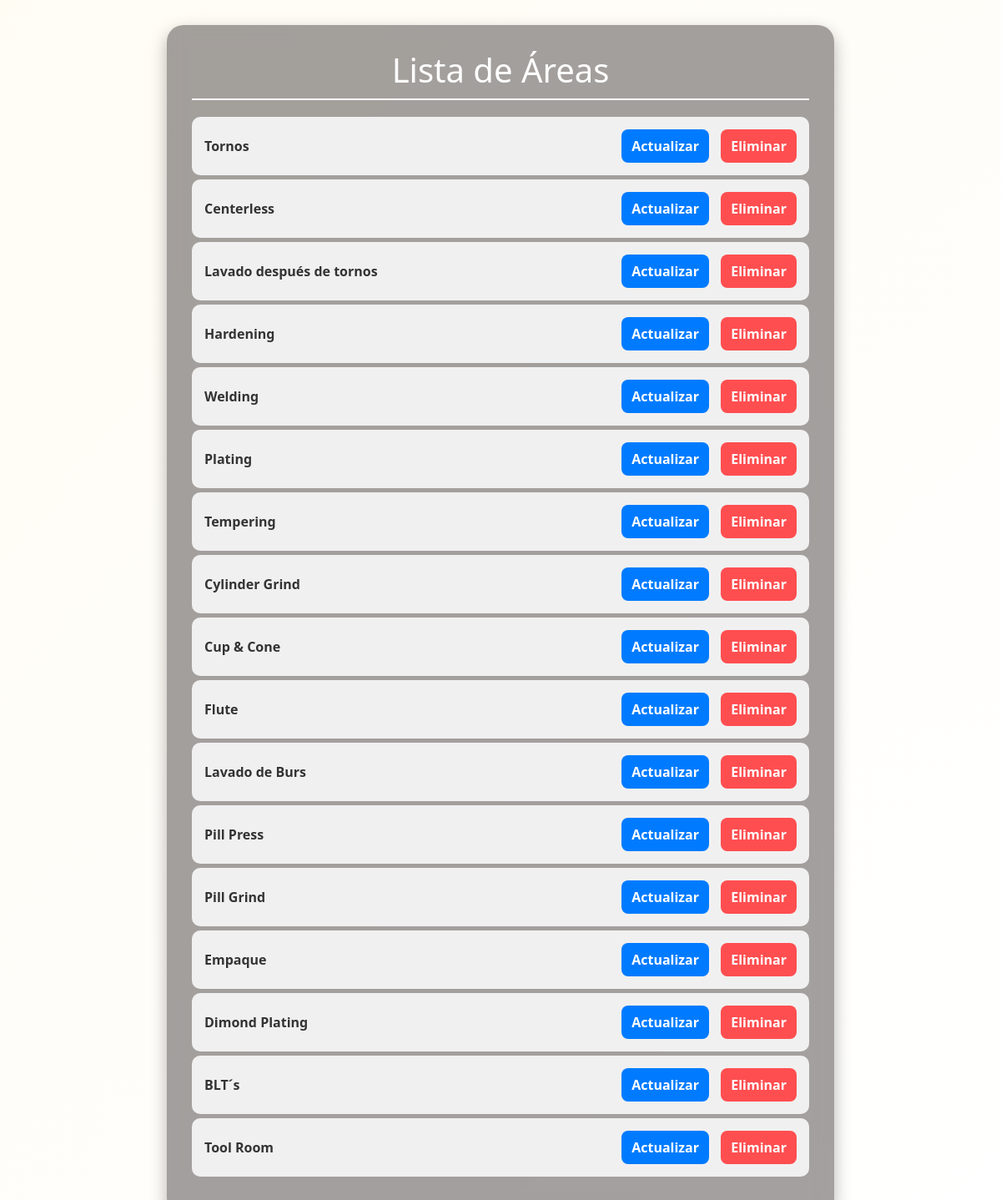
Page /mantenimiento/areas-list/ on the committed database.
### mantenimiento/models.py (models this page shows, shortened)
class Area(models.Model):
    nombreArea = models.CharField(max_length=100)

### mantenimiento/views.py (the view)
# urls.py: path('areas-list/', views.AreasList.as_view(), name='areasList'),
class AreasList(ListView):
    model = Area
    template_name = 'areas_list.html'
    context_object_name = 'areas'

### mantenimiento/templates/areas_list.html (shortened to what this page needs)
<!DOCTYPE html>
<html lang="es">
<head>
    <link rel="stylesheet" href="https://cdn.jsdelivr.net/npm/bootstrap@5.3.0/dist/css/bootstrap.min.css">
</head>
<body>
    <div class="container">
        <h1>Lista de Áreas</h1>
        {% if areas %}
            <ul>
                {% for area in areas %}
                    <li>
                        {{ area.nombreArea }}
                        <div>
                            <a href="{% url 'editArea' area.id %}" class="btn btn-update">Actualizar</a>
                            <a href="{% url 'area_delete' area.id %}" class="btn btn-delete">Eliminar</a>
                        </div>
                    </li>
                {% endfor %}
            </ul>
        {% else %}
            <p>No hay áreas registradas.</p>
        {% endif %}
    </div>
</body>
</html>

### mantenimiento/templates/areas_list.html (style rules this page uses)
body { background: linear-gradient(135deg,rgb(255, 252, 244),rgb(255, 255, 255)); font-family: 'Segoe UI', sans-serif; color: #fff; padding: 30px; }
.container { background: rgba(69, 61, 61, 0.49); backdrop-filter: blur(10px); border-radius: 20px; padding: 30px; max-width: 800px; margin: auto; box-shadow: 0 8px 20px rgba(0, 0, 0, 0.3); text-align: center; }
h1 { margin-bottom: 20px; border-bottom: 2px solid #fff; padding-bottom: 10px; }
ul { list-style: none; padding: 0; }
li { background: rgba(255, 255, 255, 0.85); color: #333; padding: 10px; border-radius: 10px; margin: 5px 0; font-weight: bold; display: flex; justify-content: space-between; align-items: center; padding: 15px; }
.btn { padding: 8px 12px; border-radius: 8px; border: none; font-weight: bold; transition: background-color 0.3s ease; color: #fff; margin-left: 10px; }
.btn-update { background-color: #007bff; }
.btn-delete { background-color: #ff4e50; }

### rows in the picture
Area: nombreArea "Tornos"
Area: nombreArea "Centerless"
Area: nombreArea "Lavado después de tornos"
Area: nombreArea "Hardening"
Area: nombreArea "Welding"
Area: nombreArea "Plating"
Area: nombreArea "Tempering"
Area: nombreArea "Cylinder Grind"
Area: nombreArea "Cup & Cone"
Area: nombreArea "Flute"
Area: nombreArea "Lavado de Burs"
Area: nombreArea "Pill Press"
Area: nombreArea "Pill Grind"
Area: nombreArea "Empaque"
Area: nombreArea "Dimond Plating"
Area: nombreArea "BLT´s"
Area: nombreArea "Tool Room"
